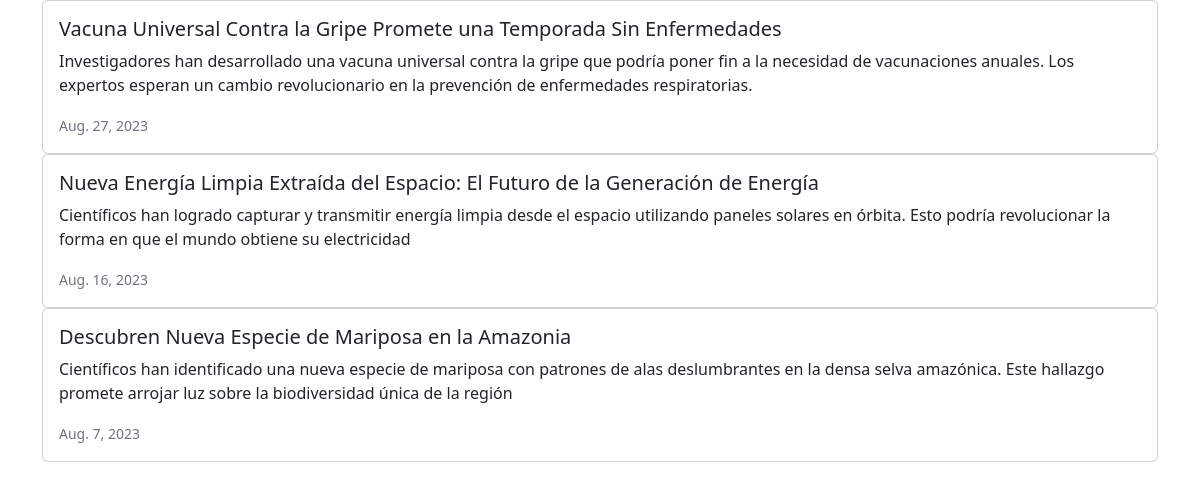
Page /news/ on the committed database.
### news/models.py (models this page shows, shortened)
class News(models.Model):
    headline = models.CharField(max_length=200)
    body = models.TextField()
    date = models.DateField()

### news/views.py (the view)
# urls.py: path('news/', include('news.urls'))
def news(request):
    newss = News.objects.all().order_by("-date")
    return render(request, 'news.html' , {"newss":newss})

### news/templates/news.html (shortened to what this page needs)
<!DOCTYPE html>
<html>
    <head>
        <link rel="stylesheet" href="">
        <link href="https://cdn.jsdelivr.net/npm/bootstrap@5.2.3/dist/css/bootstrap.min.css" rel="stylesheet">
    </head>
    <div class="container">
        {% for new in newss %}
        <div class="card mb-30">
            <div class="row g-0">
                <div>
                    <div class="card-body">
                        <h5 class="card-title">{{new.headline}}</h5>
                        <p class="card-text">{{new.body}}</p>
                        <p class="card-text"><small class="text-muted">{{new.date}}</small></p>
                    </div>
                </div>
            </div>
        </div>
        {% endfor %}
    </div>
    <body>
    </body>
</html>

### rows in the picture
News: headline "Vacuna Universal Contra la Gripe Promete una Temporada Sin Enfermedades", body "Investigadores han desarrollado una vacuna universal contra la gripe que podría poner fin a la necesidad de vacunaciones anuales. Los expertos esperan un cambio revolucionario en la prevención de enfermedades respiratorias.", date "Aug. 27, 2023"
News: headline "Nueva Energía Limpia Extraída del Espacio: El Futuro de la Generación de Energía", body "Científicos han logrado capturar y transmitir energía limpia desde el espacio utilizando paneles solares en órbita. Esto podría revolucionar la forma en que el mundo obtiene su electricidad", date "Aug. 16, 2023"
News: headline "Descubren Nueva Especie de Mariposa en la Amazonia", body "Científicos han identificado una nueva especie de mariposa con patrones de alas deslumbrantes en la densa selva amazónica. Este hallazgo promete arrojar luz sobre la biodiversidad única de la región", date "Aug. 7, 2023"
